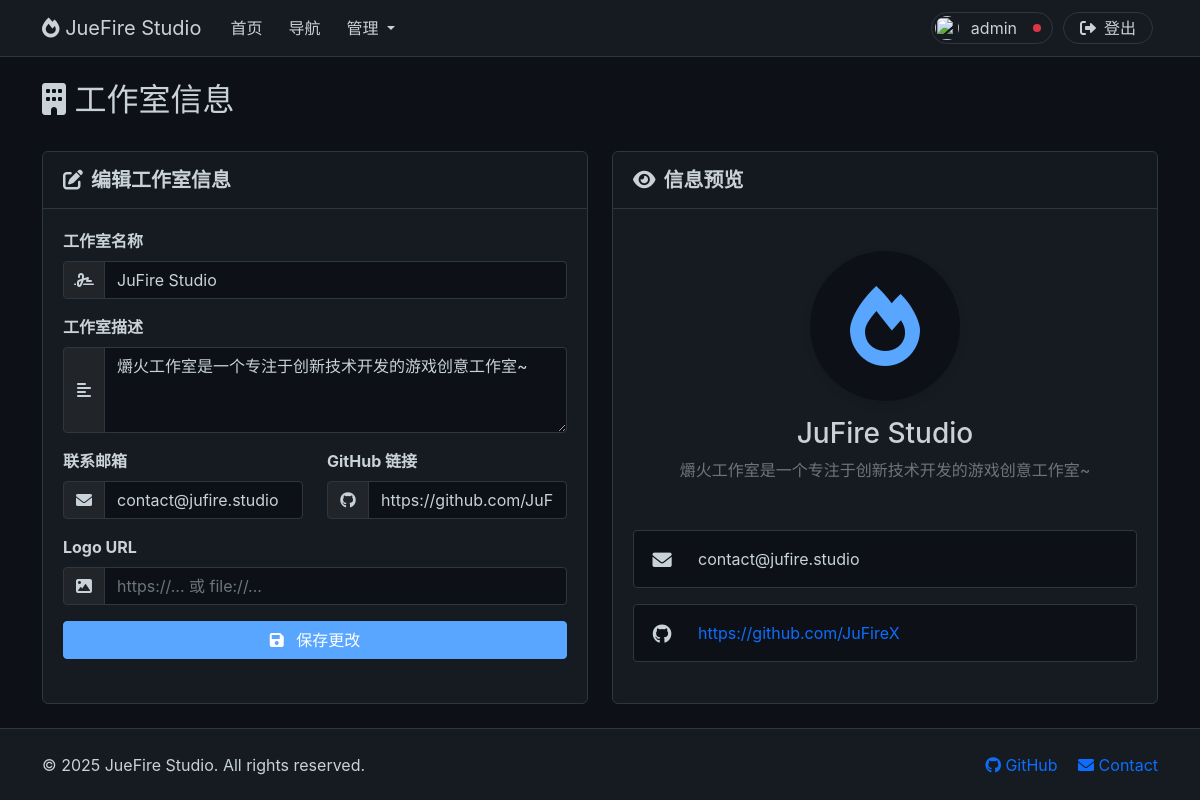
/admin/studio-info (signed in), run on an earlier commit of the app's database.
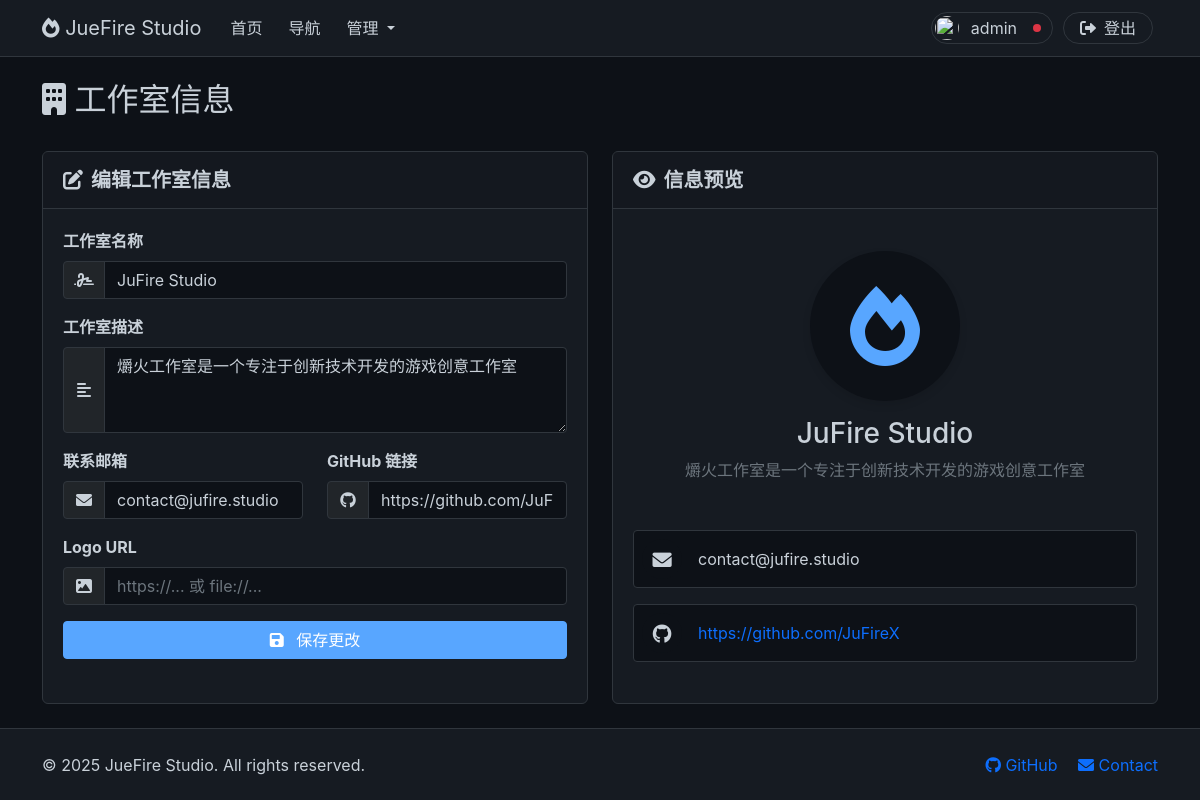
And on a later commit of the database.
### app.old/app.py (models this page shows, shortened)
class User(db.Model):
    id = db.Column(db.Integer, primary_key=True)
    username = db.Column(db.String(80), unique=True, nullable=False)
    email = db.Column(db.String(120), unique=True, nullable=False)
    password_hash = db.Column(db.String(120), nullable=False)
    role = db.Column(db.Integer, default=ROLE_GUEST)
    created_at = db.Column(db.DateTime, default=datetime.now)
    is_active = db.Column(db.Boolean, default=True)
    avatar_path = db.Column(db.String(200), default=None)

class StudioInfo(db.Model):
    id = db.Column(db.Integer, primary_key=True)
    name = db.Column(db.String(100), nullable=False)
    description = db.Column(db.Text)
    logo_url = db.Column(db.String(200))
    contact_email = db.Column(db.String(120))
    github_url = db.Column(db.String(200))
    updated_at = db.Column(db.DateTime, default=datetime.now)

### app.old/app.py (the view, shortened to what this page needs)
        def decorated_function(*args, **kwargs):
            if "user_id" not in session:
                flash("请先登录", "warning")
                return redirect(url_for("auth.login"))
            user = db.session.get(User, session["user_id"])
            if not user or not user.is_active:
                flash("用户不存在或已被禁用", "error")
                return redirect(url_for("auth.login"))
            if user.role < min_role:
                flash("权限不足", "error")
                return redirect(url_for("index"))
            return f(*args, **kwargs)

### templates/admin/studio_info.html (shortened to what this page needs)
{% extends 'base.html' %}
{% block required_css %}
  <link href="{{ url_for('static', filename='css/form.css') }}"
        rel="stylesheet" />
  <link href="{{ url_for('static', filename='css/card.css') }}"
        rel="stylesheet" />
  <link href="{{ url_for('static', filename='css/button.css') }}"
        rel="stylesheet" />
  <link href="{{ url_for('static', filename='css/modal.css') }}"
        rel="stylesheet" />
{% endblock %}
{% block content %}
  <div class="container mt-4">
    <div class="d-flex justify-content-between align-items-center mb-4">
      <h2>
        <i class="fas fa-building"></i> 工作室信息
      </h2>
    </div>
    <div class="row mb-4">
      <div class="col-lg-6">
        <div class="card h-100">
          <div class="card-header">
            <h5 class="mb-0 d-flex align-items-center">
              <i class="fas fa-edit me-2"></i> 编辑工作室信息
            </h5>
          </div>
          <div class="card-body">
            <form id="studioInfoForm" class="needs-validation" novalidate>
              <div class="mb-3">
                <label for="studioName" class="form-label fw-bold">
                  工作室名称
                </label>
                <div class="input-group">
                  <span class="input-group-text bg-dark"><i class="fas fa-signature"></i></span>
                  <input type="text"
                    class="form-control"
                      id="studioName"
                        name="name"
                         value="{{ studio_info.name }}"
                         required />
                </div>
              </div>
              <div class="mb-3">
                <label for="studioDescription" class="form-label fw-bold">
                  工作室描述
                </label>
                <div class="input-group">
                  <span class="input-group-text bg-dark"><i class="fas fa-align-left"></i></span>
                  <textarea class="form-control"
                    id="studioDescription"
                      name="description"
                            rows="3">{{ studio_info.description }}</textarea>
                </div>
              </div>
              <div class="row">
                <div class="col-md-6 mb-3">
                  <label for="studioEmail" class="form-label fw-bold">
                    联系邮箱
                  </label>
                  <div class="input-group">
                    <span class="input-group-text bg-dark"><i class="fas fa-envelope"></i></span>
                    <input type="email"
                      class="form-control"
                        id="studioEmail"
                          name="contact_email"
                           value="{{ studio_info.contact_email }}" />
                  </div>
                </div>
                <div class="col-md-6 mb-3">
                  <label for="studioGithub" class="form-label fw-bold">
                    GitHub 链接
                  </label>
                  <div class="input-group">
                    <span class="input-group-text bg-dark"><i class="fab fa-github"></i></span>
                    <input type="url"
                      class="form-control"
                        id="studioGithub"
                          name="github_url"
                           value="{{ studio_info.github_url }}" />
                  </div>
                </div>
              </div>
              <div class="mb-3">
                <label for="studioLogo" class="form-label fw-bold">
                  Logo URL
                </label>
                <div class="input-group">
                  <span class="input-group-text bg-dark"><i class="fas fa-image"></i></span>
                  <input type="url"
                    class="form-control"
                      id="studioLogo"
                        name="logo_url"
                         value="{{ studio_info.logo_url }}"
                         placeholder="https://... 或 file://..." />
                </div>
              </div>
              <div class="d-grid">
                <button type="submit" class="btn btn-primary">
                  <i class="fas fa-save me-2"></i> 保存更改
                </button>
              </div>
            </form>
          </div>
        </div>
      </div>
      <div class="col-lg-6 mt-4 mt-lg-0">
        <div class="card h-100">
          <div class="card-header">
            <h5 class="mb-0 d-flex align-items-center">
              <i class="fas fa-eye me-2"></i> 信息预览
            </h5>
          </div>
          <div class="card-body d-flex flex-column justify-content-center">
            <div class="text-center mb-4">
              <div class="preview-logo-container mb-3">
                {% if studio_info.logo_url %}
                  <img src="{{ studio_info.logo_url }}" alt="工作室Logo" class="preview-logo" />
                {% else %}
                  <i class="fas fa-fire preview-icon"></i>
                {% endif %}
              </div>
              <h3 id="previewName" class="mb-2">
                {{ studio_info.name }}
              </h3>
              <p id="previewDescription" class="text-muted mb-4">
                {{ studio_info.description }}
              </p>
            </div>
            <div class="contact-info">
              <div class="d-flex align-items-center mb-3 p-2 rounded contact-item">
                <i class="fas fa-envelope contact-icon"></i>
                <span id="previewEmail" class="ms-3">{{ studio_info.contact_email }}</span>
              </div>
              <div class="d-flex align-items-center p-2 rounded contact-item">
                <i class="fab fa-github contact-icon"></i>
                <a id="previewGithub"
                   href="{{ studio_info.github_url }}"
                     target="_blank"
                   class="ms-3 text-decoration-none">{{ studio_info.github_url }}</a>
              </div>
            </div>
          </div>
        </div>
      </div>
    </div>
  </div>
{% endblock %}

### templates/base.html (shortened to what this page needs)
<!DOCTYPE html>
<html lang="zh-CN">
  <head>
    <link href="https://cdn.jsdelivr.net/npm/bootstrap@5.1.3/dist/css/bootstrap.min.css"
          rel="stylesheet" />
    <link href="https://cdnjs.cloudflare.com/ajax/libs/font-awesome/6.0.0/css/all.min.css"
          rel="stylesheet" />
    <link href="{{ url_for('static', filename='css/main.css') }}"
          rel="stylesheet" />
    <link href="{{ url_for('static', filename='css/alert.css') }}"
          rel="stylesheet" />
    <link href="{{ url_for('static', filename='css/navigation.css') }}"
          rel="stylesheet" />
    {% block required_css %}
    {% endblock %}
  </head>
  <body>
    <nav class="navbar navbar-expand-lg navbar-dark">
      <div class="container">
        <a class="navbar-brand" href="{{ url_for("index") }}">
          <i class="fas fa-fire"></i>
            JueFire Studio
        </a>
        <div class="collapse navbar-collapse" id="navbarNav">
          <ul class="navbar-nav me-auto">
            <li class="nav-item" style="margin: 0 5px">
              <a class="nav-link" href="{{ url_for("index") }}"> 首页 </a>
            </li>
            {% if current_user and current_user.role >= 1 %}
              <li class="nav-item" style="margin: 0 5px">
                <a class="nav-link" href="{{ url_for("navigation.navigation") }}"> 导航 </a>
              </li>
            {% endif %}
            {% if current_user and current_user.role >= 2 %}
              <li class="nav-item dropdown" style="margin: 0 5px">
                <a class="nav-link dropdown-toggle"
                  href="#"
                    id="navbarDropdown"
                      role="button"
                        data-bs-toggle="dropdown"
                   aria-expanded="false"> 管理 </a>
              </li>
            {% endif %}
          </ul>
          {% if current_user %}
            <ul class="navbar-account">
              <li class="nav-item"
                style="display: flex;
                  align-items: center;
                         margin: 0 5px">
                <a class="nav-link"
                  id="profile_link"
                   href="{{ url_for("auth.profile") }}">
                  <div id="user_tag">
                    {% if current_user.avatar_path %}
                      <img id="user_avatar_img"
                           src="{{ url_for('auth.user_avatar', filename=current_user.avatar_path) }}" />
                    {% else %}
                      <i id="user_avatar_fas" class="fas fa-user-circle"></i>
                    {% endif %}
                  </div>
                  <span style="padding: 0 4px 0 8px; line-height: 32px">{{ current_user.username }}</span>
                  <div id="user_dot_box">
                    {% if current_user.role == 0 %}
                      <span class="user_dot rounded-circle bg-info" title="权限等级: 游客"></span>
                    {% elif current_user.role == 1 %}
                      <span class="user_dot rounded-circle bg-primary" title="权限等级: 成员"></span>
                    {% elif current_user.role == 2 %}
                      <span class="user_dot rounded-circle bg-warning" title="权限等级: 管理员"></span>
                    {% elif current_user.role >= 3 %}
                      <span class="user_dot rounded-circle bg-danger" title="权限等级: 超级管理员"></span>
                    {% endif %}
                  </div>
                </a>
              </li>
              <li class="nav-item" style="margin: 0 5px">
                <a class="nav-link"
                  id="logout_link"
                   href="{{ url_for("auth.logout") }}"
                   title="退出登录">
                  <div class="d-flex align-items-center justify-content-center"
                    style="width: 32px;
                              height: 32px">
                    <i class="fas fa-sign-out-alt"></i>
                  </div>
                  <span style="padding: 0 8px 0 0; line-height: 32px"> 登出 </span>
                </a>
              </li>
            </ul>
          {% endif %}
        </div>
      </div>
    </nav>
    <div id="messages"
      class="toast-container position-fixed bottom-0 end-0 p-3"
         style="z-index: 9999">
    </div>
    <main>
      {% block content %}
      {% endblock %}
    </main>
    <footer class="footer py-4">
      <div class="container">
        <div class="row">
          <div class="col-md-6">
            <p class="mb-0">
              &copy; 2025 JueFire Studio. All rights reserved.
            </p>
          </div>
          <div class="col-md-6 text-end">
            {% if studio_info and studio_info.github_url %}
              <a href="{{ studio_info.github_url }}" class="text-decoration-none me-3">
                <i class="fab fa-github"></i>
                  GitHub
              </a>
            {% else %}
              <a href="{{ url_for("index") }}" class="text-decoration-none me-3"><i class="fab fa-github"></i> GitHub</a>
            {% endif %}
            <a href="#" class="text-decoration-none"><i class="fas fa-envelope"></i> Contact</a>
          </div>
        </div>
      </div>
    </footer>
  </body>
</html>

What changed in the data, as far as the page shows it:
changed StudioInfo "JuFire Studio": description "爝火工作室是一个专注于创新技术开发的游戏创意工作室~" → "爝火工作室是一个专注于创新技术开发的游戏创意工作室"
